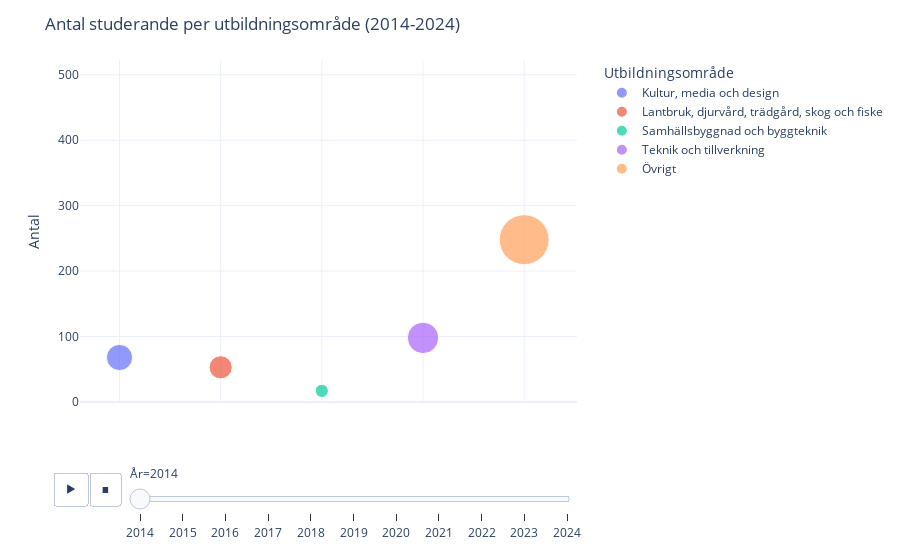

Notebook code cell kept with this figure:
### Code cell
fig_animation = px.scatter(
    df_filtered, 
    x=category_column,            
    y='Antal',                     
    size='Antal',                  
    color=category_column,         
    animation_frame='År',          
    size_max=45,                   
    labels={category_column: 'Utbildningsområde', 'Antal': 'Antal', 'År': 'År'},
    template="plotly_white"
)

max_value = df_filtered['Antal'].max()
y_max = max_value * 1.3

fig_animation.update_layout(
    title='Antal studerande per utbildningsområde (2014-2024)',
    xaxis=dict(
        showticklabels=False,      
        title=None                
    ),
    yaxis=dict(
        title='Antal',
        range=[0, y_max]         
    ),
    legend=dict(
        title='Utbildningsområde',
        orientation='v',           
        yanchor='top',            
        y=1,                       
        xanchor='left',            
        x=1.05            
    ),

    margin=dict(r=150)          
)

fig_animation.show()

### Figure 1 — Plotly figure (JSON) as saved in the notebook; plotly's stock layout.template omitted (floating-point values rounded to 4 significant figures)
{"data": [{"hovertemplate": "Utbildningsområde=%{x}<br>År=2014<br>Antal=%{marker.size}<extra></extra>", "legendgroup": "Kultur, media och design", "marker": {"color": "#636efa", "size": [68], "sizemode": "area", "sizeref": 0.1985, "symbol": "circle"}, "mode": "markers", "name": "Kultur, media och design", "orientation": "v", "showlegend": true, "type": "scatter", "x": ["Kultur, media och design"], "xaxis": "x", "y": [68], "yaxis": "y"}, {"hovertemplate": "Utbildningsområde=%{x}<br>År=2014<br>Antal=%{marker.size}<extra></extra>", "legendgroup": "Lantbruk, djurvård, trädgård, skog och fiske", "marker": {"color": "#EF553B", "size": [53], "sizemode": "area", "sizeref": 0.1985, "symbol": "circle"}, "mode": "markers", "name": "Lantbruk, djurvård, trädgård, skog och fiske", "orientation": "v", "showlegend": true, "type": "scatter", "x": ["Lantbruk, djurvård, trädgård, skog och fiske"], "xaxis": "x", "y": [53], "yaxis": "y"}, {"hovertemplate": "Utbildningsområde=%{x}<br>År=2014<br>Antal=%{marker.size}<extra></extra>", "legendgroup": "Samhällsbyggnad och byggteknik", "marker": {"color": "#00cc96", "size": [17], "sizemode": "area", "sizeref": 0.1985, "symbol": "circle"}, "mode": "markers", "name": "Samhällsbyggnad och byggteknik", "orientation": "v", "showlegend": true, "type": "scatter", "x": ["Samhällsbyggnad och byggteknik"], "xaxis": "x", "y": [17], "yaxis": "y"}, {"hovertemplate": "Utbildningsområde=%{x}<br>År=2014<br>Antal=%{marker.size}<extra></extra>", "legendgroup": "Teknik och tillverkning", "marker": {"color": "#ab63fa", "size": [98], "sizemode": "area", "sizeref": 0.1985, "symbol": "circle"}, "mode": "markers", "name": "Teknik och tillverkning", "orientation": "v", "showlegend": true, "type": "scatter", "x": ["Teknik och tillverkning"], "xaxis": "x", "y": [98], "yaxis": "y"}, {"hovertemplate": "Utbildningsområde=%{x}<br>År=2014<br>Antal=%{marker.size}<extra></extra>", "legendgroup": "Övrigt", "marker": {"color": "#FFA15A", "size": [248], "sizemode": "area", "sizeref": 0.1985, "symbol": "circle"}, "mode": "markers", "name": "Övrigt", "orientation": "v", "showlegend": true, "type": "scatter", "x": ["Övrigt"], "xaxis": "x", "y": [248], "yaxis": "y"}], "layout": {"legend": {"itemsizing": "constant", "orientation": "v", "title": {"text": "Utbildningsområde"}, "tracegroupgap": 0, "x": 1.05, "xanchor": "left", "y": 1, "yanchor": "top"}, "margin": {"r": 150, "t": 60}, "sliders": [{"active": 0, "currentvalue": {"prefix": "År="}, "len": 0.9, "pad": {"b": 10, "t": 60}, "steps": [{"args": [["2014"], {"frame": {"duration": 0, "redraw": false}, "fromcurrent": true, "mode": "immediate", "transition": {"duration": 0, "easing": "linear"}}], "label": "2014", "method": "animate"}, {"args": [["2015"], {"frame": {"duration": 0, "redraw": false}, "fromcurrent": true, "mode": "immediate", "transition": {"duration": 0, "easing": "linear"}}], "label": "2015", "method": "animate"}, {"args": [["2016"], {"frame": {"duration": 0, "redraw": false}, "fromcurrent": true, "mode": "immediate", "transition": {"duration": 0, "easing": "linear"}}], "label": "2016", "method": "animate"}, {"args": [["2017"], {"frame": {"duration": 0, "redraw": false}, "fromcurrent": true, "mode": "immediate", "transition": {"duration": 0, "easing": "linear"}}], "label": "2017", "method": "animate"}, {"args": [["2018"], {"frame": {"duration": 0, "redraw": false}, "fromcurrent": true, "mode": "immediate", "transition": {"duration": 0, "easing": "linear"}}], "label": "2018", "method": "animate"}, {"args": [["2019"], {"frame": {"duration": 0, "redraw": false}, "fromcurrent": true, "mode": "immediate", "transition": {"duration": 0, "easing": "linear"}}], "label": "2019", "method": "animate"}, {"args": [["2020"], {"frame": {"duration": 0, "redraw": false}, "fromcurrent": true, "mode": "immediate", "transition": {"duration": 0, "easing": "linear"}}], "label": "2020", "method": "animate"}, {"args": [["2021"], {"frame": {"duration": 0, "redraw": false}, "fromcurrent": true, "mode": "immediate", "transition": {"duration": 0, "easing": "linear"}}], "label": "2021", "method": "animate"}, {"args": [["2022"], {"frame": {"duration": 0, "redraw": false}, "fromcurrent": true, "mode": "immediate", "transition": {"duration": 0, "easing": "linear"}}], "label": "2022", "method": "animate"}, {"args": [["2023"], {"frame": {"duration": 0, "redraw": false}, "fromcurrent": true, "mode": "immediate", "transition": {"duration": 0, "easing": "linear"}}], "label": "2023", "method": "animate"}, {"args": [["2024"], {"frame": {"duration": 0, "redraw": false}, "fromcurrent": true, "mode": "immediate", "transition": {"duration": 0, "easing": "linear"}}], "label": "2024", "method": "animate"}], "x": 0.1, "xanchor": "left", "y": 0, "yanchor": "top"}], "title": {"text": "Antal studerande per utbildningsområde (2014-2024)"}, "updatemenus": [{"buttons": [{"args": [null, {"frame": {"duration": 500, "redraw": false}, "fromcurrent": true, "mode": "immediate", "transition": {"duration": 500, "easing": "linear"}}], "label": "&#9654;", "method": "animate"}, {"args": [[null], {"frame": {"duration": 0, "redraw": false}, "fromcurrent": true, "mode": "immediate", "transition": {"duration": 0, "easing": "linear"}}], "label": "&#9724;", "method": "animate"}], "direction": "left", "pad": {"r": 10, "t": 70}, "showactive": false, "type": "buttons", "x": 0.1, "xanchor": "right", "y": 0, "yanchor": "top"}], "xaxis": {"anchor": "y", "categoryarray": ["Kultur, media och design", "Lantbruk, djurvård, trädgård, skog och fiske", "Samhällsbyggnad och byggteknik", "Teknik och tillverkning", "Övrigt"], "categoryorder": "array", "domain": [0, 1], "showticklabels": false, "title": {}}, "yaxis": {"anchor": "x", "domain": [0, 1], "range": [0, 522.6], "title": {"text": "Antal"}}}}
